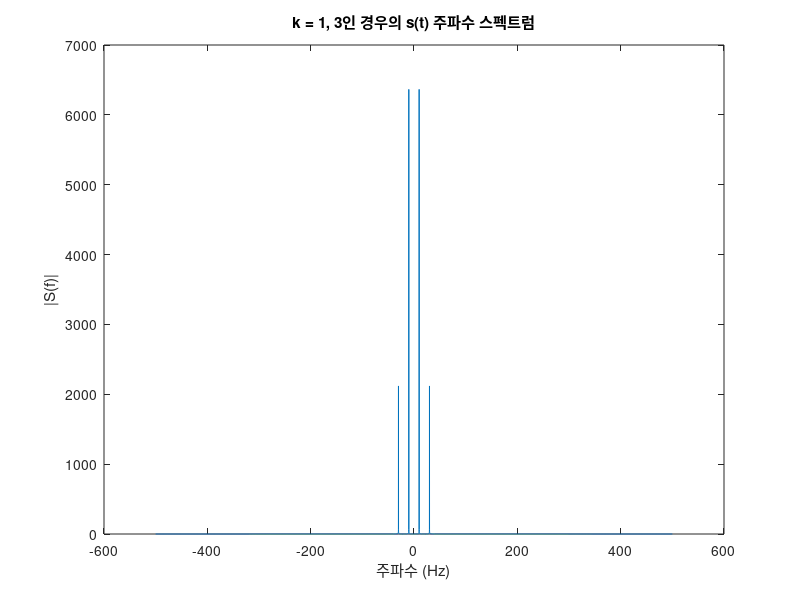
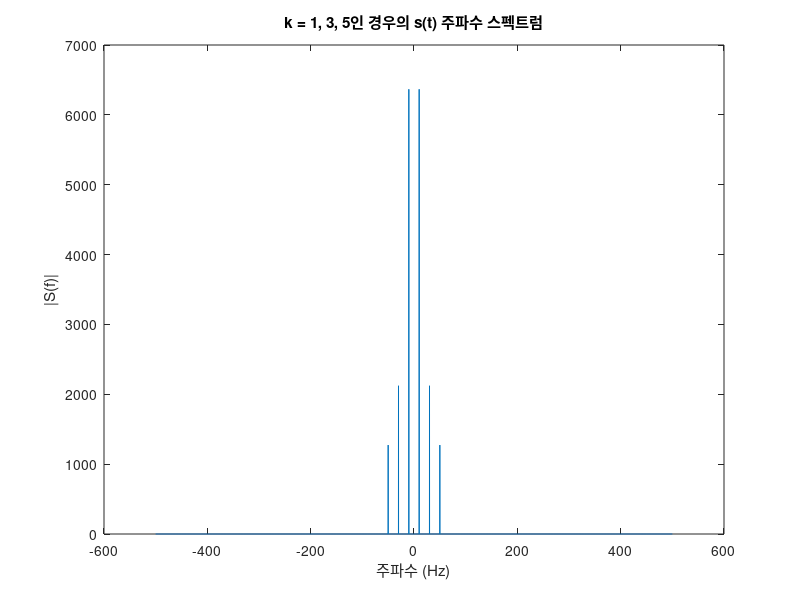
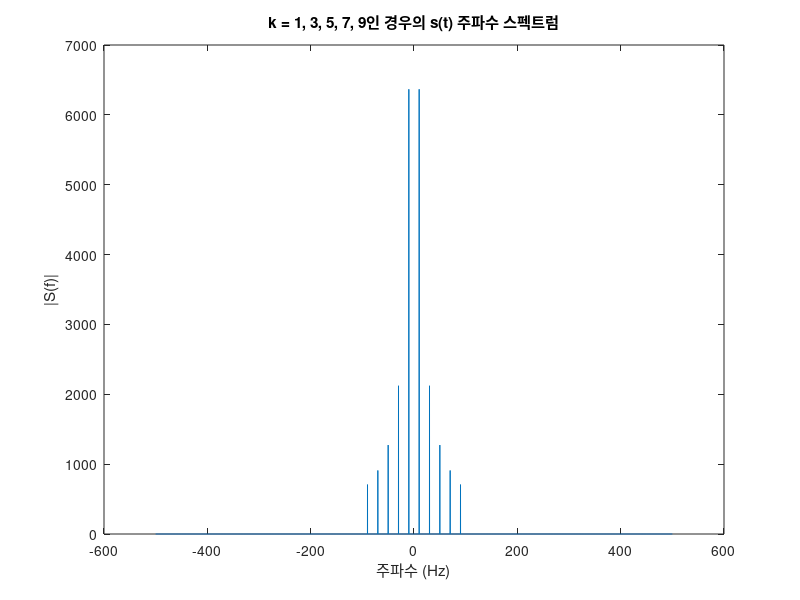
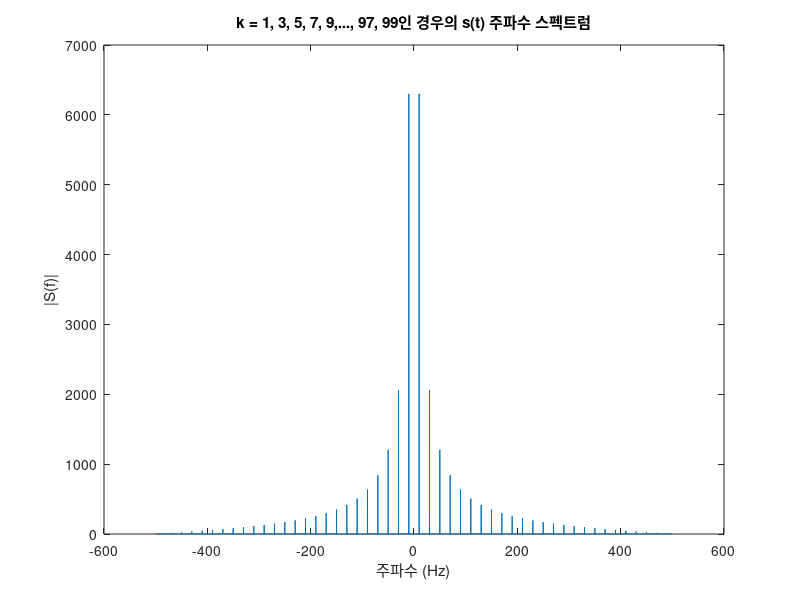

Recreate these plots in MATLAB, in order.
% 주어진 변수 설정
A = 1;
f = 10;
ts = 1/1000; % 샘플링 간격
t = 0:ts:10; % 0부터 10까지 ts 간격으로
t = t(t > 0 & t < 10);

% k = 1, 3인 경우
n = [1, 3];
s = zeros(size(t));
for k = n
    s = s + (4./pi) .* sin(2.*pi.*k.*f.*t)./k;
end

% FFT 계산
y = fft(s);

% FFT 결과를 중심으로 이동
yshift = fftshift(y);

% 주파수 축 계산
N = length(t); % 샘플의 개수
df = 1/(N*ts); % 주파수 해상도
f = -1/(2*ts) : df : 1/(2*ts)-df; % 주파수 벡터 생성

% 주파수 스펙트럼 그리기
figure;
plot(f, abs(yshift));
title('k = 1, 3인 경우의 s(t) 주파수 스펙트럼');
xlabel('주파수 (Hz)');
ylabel('|S(f)|');

% 주어진 변수 설정
A = 1;
f = 10; % 기본 주파수
ts = 1/1000; % 샘플링 간격
t = 0:ts:10-ts; % 0부터 10까지 ts 간격으로, 10을 포함하지 않음

% k = 1, 3, 5인 경우의 s(t) 함수 생성
n = [1, 3, 5];
s = zeros(size(t));
for k = n
    s = s + (4/pi) * sin(2*pi*k*f*t)/k;
end

% FFT 계산
y = fft(s);

% FFT 결과를 중심으로 이동
yshift = fftshift(y);

% 주파수 축 계산
N = length(t); % 샘플의 개수
df = 1/(N*ts); % 주파수 해상도
fAxis = -1/(2*ts) : df : 1/(2*ts)-df; % 주파수 벡터 생성

% 주파수 스펙트럼 그리기
figure;
plot(fAxis, abs(yshift));
title('k = 1, 3, 5인 경우의 s(t) 주파수 스펙트럼');
xlabel('주파수 (Hz)');
ylabel('|S(f)|');

% 주어진 변수 설정
A = 1;
f = 10; % 기본 주파수
ts = 1/1000; % 샘플링 간격
t = 0:ts:10-ts; % 0부터 10까지 ts 간격으로, 10을 포함하지 않음

% k = 1, 3, 5, 7, 9인 경우의 s(t) 함수 생성
n = [1, 3, 5, 7, 9];
s = zeros(size(t));
for k = n
    s = s + (4/pi) * sin(2*pi*k*f*t)/k;
end

% FFT 계산
y = fft(s);

% FFT 결과를 중심으로 이동
yshift = fftshift(y);

% 주파수 축 계산
N = length(t); % 샘플의 개수
df = 1/(N*ts); % 주파수 해상도
fAxis = -1/(2*ts) : df : 1/(2*ts)-df; % 주파수 벡터 생성

% 주파수 스펙트럼 그리기
figure;
plot(fAxis, abs(yshift));
title('k = 1, 3, 5, 7, 9인 경우의 s(t) 주파수 스펙트럼');
xlabel('주파수 (Hz)');
ylabel('|S(f)|');

% 주어진 변수 설정
f = 10; % 기본 주파수
ts = 1/1000; % 샘플링 간격
t = 0:ts:10-ts; % 0부터 10까지 ts 간격으로, 10을 포함하지 않음

% k = 1, 3, 5, 7, 9,..., 97, 99인 경우의 s(t) 함수 생성
n = 1:2:99;
s = zeros(size(t));
for k = n
    s = s + (4/pi) * sin(2*pi*k*f*t)/k;
end

% FFT 계산
y = fft(s);

% FFT 결과를 중심으로 이동
yshift = fftshift(y);

% 주파수 축 계산
N = length(t); % 샘플의 개수
df = 1/(N*ts); % 주파수 해상도
fAxis = -1/(2*ts) : df : 1/(2*ts)-df; % 주파수 벡터 생성

% 주파수 스펙트럼 그리기
figure;
plot(fAxis, abs(yshift));
title('k = 1, 3, 5, 7, 9,..., 97, 99인 경우의 s(t) 주파수 스펙트럼');
xlabel('주파수 (Hz)');
ylabel('|S(f)|');
